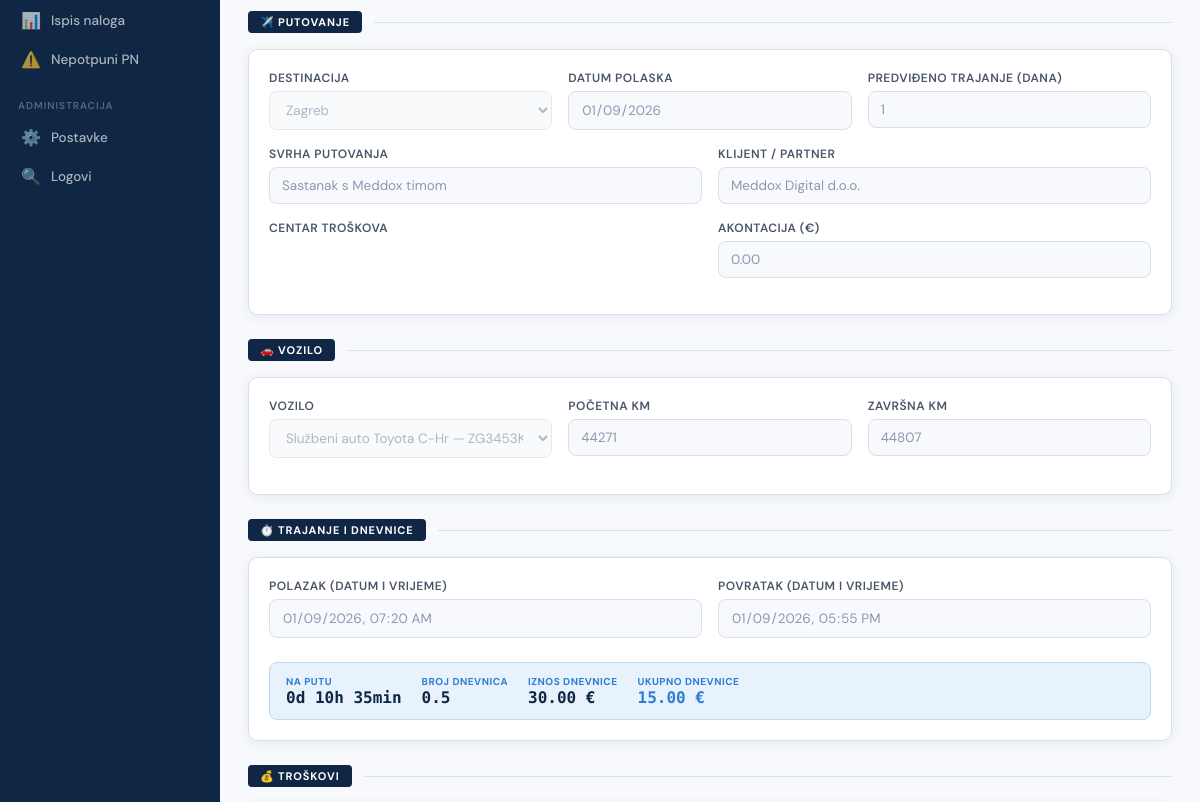
Before: /orders/8/edit (signed in, middle part) with the older database file.
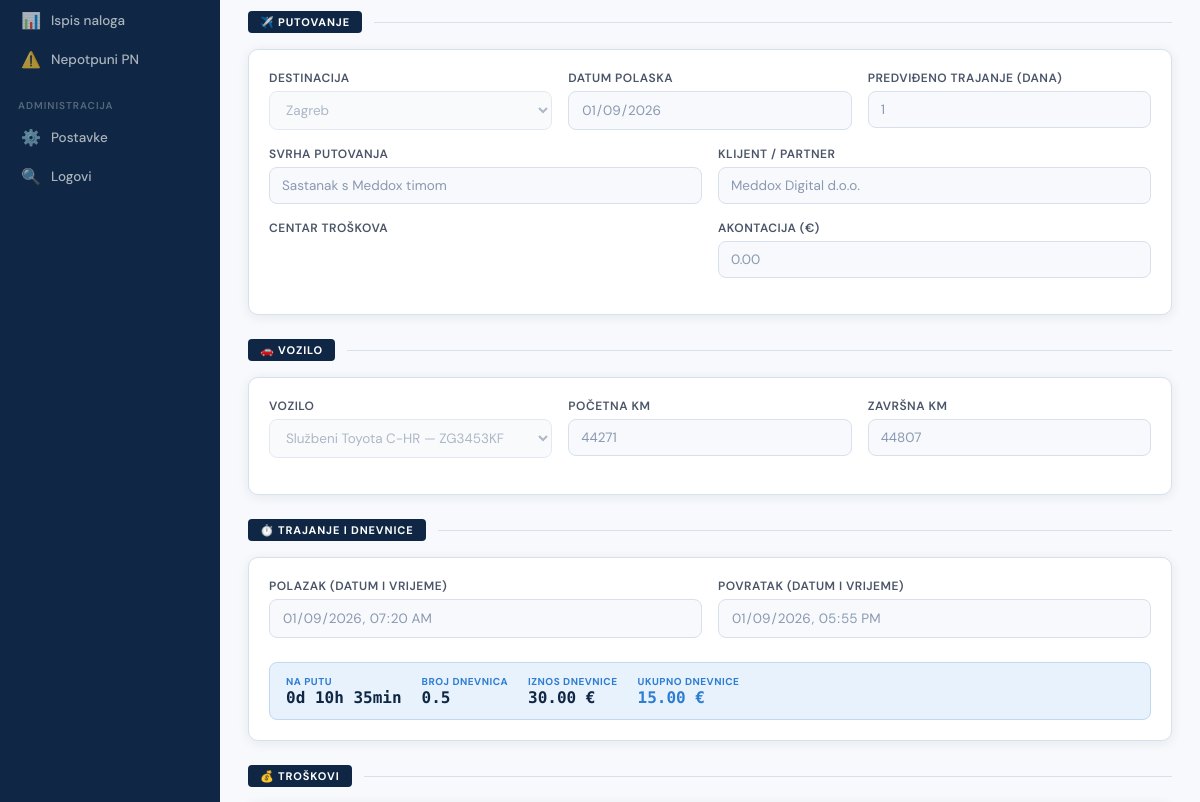
After: the same page with the newer database file.
### tables this page shows
CREATE TABLE travel_orders (
            id INTEGER PRIMARY KEY AUTOINCREMENT,
            auto_id TEXT UNIQUE NOT NULL,
            status TEXT DEFAULT 'draft',
            issue_date TEXT,
            employee_id INTEGER,
            destination TEXT,
            purpose TEXT,
            client_info TEXT,
            expected_duration TEXT,
            departure_date TEXT,
            vehicle_id INTEGER,
            start_km INTEGER,
            end_km INTEGER,
            trip_start_datetime TEXT,
            trip_end_datetime TEXT,
            trip_duration_days INTEGER DEFAULT 0,
            trip_duration_hours INTEGER DEFAULT 0,
            trip_duration_minutes INTEGER DEFAULT 0,
            daily_allowance_count REAL DEFAULT 0,
            daily_allowance_rate REAL DEFAULT 0,
            daily_allowance_total REAL DEFAULT 0,
            advance_payment REAL DEFAULT 0,
            total_expenses REAL DEFAULT 0,
            total_amount REAL DEFAULT 0,
            payout_amount REAL DEFAULT 0,
            report_text TEXT,
            place_of_report TEXT,
            approved_by_id INTEGER,
            validator_id INTEGER,
            cost_center_id INTEGER,
            created_at TIMESTAMP DEFAULT CURRENT_TIMESTAMP,
            updated_at TIMESTAMP DEFAULT CURRENT_TIMESTAMP
        , pdf_path TEXT, is_deleted INTEGER DEFAULT 0, deleted_at TIMESTAMP, is_paid INTEGER DEFAULT 0, paid_at DATE);

CREATE TABLE vehicles (
            id INTEGER PRIMARY KEY AUTOINCREMENT,
            name TEXT NOT NULL,
            reg_plate TEXT,
            is_default INTEGER DEFAULT 0,
            created_at TIMESTAMP DEFAULT CURRENT_TIMESTAMP
        , vehicle_type TEXT DEFAULT 'pool', assigned_employee_id INTEGER DEFAULT NULL, home_address TEXT DEFAULT NULL, home_city TEXT DEFAULT NULL);

CREATE TABLE destinations (
            id INTEGER PRIMARY KEY AUTOINCREMENT,
            name TEXT NOT NULL,
            is_default INTEGER DEFAULT 0,
            created_at TIMESTAMP DEFAULT CURRENT_TIMESTAMP
        , is_place_of_report INTEGER DEFAULT 0);

### app.py (the view)
@app.route('/orders/<int:order_id>/edit')
@require_perm('can_view_orders')
def edit_order(order_id):
    conn = get_db()
    order = conn.execute("SELECT * FROM travel_orders WHERE id=?", (order_id,)).fetchone()
    if not order:
        return redirect(url_for('orders_list'))
    expenses = conn.execute("SELECT * FROM expenses WHERE travel_order_id=? ORDER BY sort_order", (order_id,)).fetchall()
    employees = conn.execute("SELECT * FROM employees ORDER BY name").fetchall()
    vehicles = conn.execute("SELECT * FROM vehicles ORDER BY name").fetchall()
    destinations = conn.execute("SELECT * FROM destinations ORDER BY name").fetchall()
    categories = conn.execute("SELECT * FROM expense_categories ORDER BY name").fetchall()
    templates = conn.execute("SELECT * FROM report_templates ORDER BY name").fetchall()
    rate_row = conn.execute("SELECT value FROM settings WHERE key='daily_allowance_rate'").fetchone()
    rate = float(rate_row['value']) if rate_row else 30.0
    validators = conn.execute("SELECT * FROM employees WHERE is_validator=1").fetchall()
    directors = conn.execute("SELECT * FROM employees WHERE is_direktor=1").fetchall()
    clients_list = conn.execute("SELECT * FROM clients ORDER BY name").fetchall()
    default_place = conn.execute("SELECT name FROM destinations WHERE is_place_of_report=1 LIMIT 1").fetchone()
    conn.close()
    today = date.today().strftime('%Y-%m-%d')
    is_deleted = bool(order['is_deleted'])
    return render_template('form.html',
        auto_id=order['auto_id'], today=today,
        employees=rows_to_dicts(employees),
        vehicles=rows_to_dicts(vehicles),
        destinations=rows_to_dicts(destinations),
        categories=rows_to_dicts(categories),
        templates=rows_to_dicts(templates),
        clients=rows_to_dicts(clients_list),
        rate=rate,
        default_employee=None, default_vehicle=None, default_destination=None,
        default_place=default_place['name'] if default_place else 'Zagreb',
        validators=rows_to_dicts(validators),
        directors=rows_to_dicts(directors),
        order=dict(order), expenses=rows_to_dicts(expenses),
        is_deleted=is_deleted)

### app.py (called while the page is built, shortened)
def decode_token(token):
    try:
        return pyjwt.decode(token, JWT_SECRET, algorithms=['HS256'])
    except:
        return None

def get_current_user():
    token = request.cookies.get('auth_token')
    if not token:
        return None
    return decode_token(token)

def require_perm(perm):
    def decorator(f):
        @wraps(f)
        def decorated(*args, **kwargs):
            user = get_current_user()
            if not user:
                return redirect('/login')
            if user.get('is_admin') or user.get(perm):
                return f(*args, **kwargs)
            return render_template('403.html', user=user), 403
        return decorated
    return decorator

@app.context_processor
def inject_current_user():
    user = get_current_user()
    return {'current_user': user or {}}

def get_db():
    conn = sqlite3.connect(DB_PATH)
    conn.row_factory = sqlite3.Row
    conn.execute("PRAGMA foreign_keys = ON")
    return conn

def rows_to_dicts(rows):
    return [dict(r) for r in rows] if rows else []

### templates/form.html (shortened to what the changed rows need)
{% extends "base.html" %}
{% set active = 'new' if not order else 'orders' %}
{% block content %}
<form id="order-form">
<div class="card" style="margin-bottom:16px;">
  <div class="card-body">
    <div class="form-row form-row-3" style="margin-bottom:0;">
      <div class="form-group">
        <label class="form-label" data-hr="Destinacija" data-en="Destination">Destinacija</label>
        <select class="form-control" id="destination">
          {% for d in destinations %}
          <option value="{{ d.name }}"
            {% if order and order.destination == d.name %}selected
            {% elif not order and default_destination and default_destination.name == d.name %}selected
            {% endif %}>{{ d.name }}</option>
          {% endfor %}
        </select>
      </div>
      <div class="form-group">
        <label class="form-label" data-hr="Datum polaska" data-en="Departure date">Datum polaska</label>
        <input type="date" class="form-control" id="departure_date"
               value="{{ order.departure_date if order else today }}">
      </div>
      <div class="form-group">
        <label class="form-label" data-hr="Predviđeno trajanje (dana)" data-en="Expected duration (days)">Predviđeno trajanje (dana)</label>
        <input type="number" class="form-control" id="expected_duration" min="1"
               value="{{ order.expected_duration if order else '1' }}"
               placeholder="auto">
      </div>
    </div>
    <div class="form-row form-row-2">
      <div class="form-group">
        <label class="form-label" data-hr="Svrha putovanja" data-en="Purpose of trip">Svrha putovanja</label>
        <input type="text" class="form-control" id="purpose"
               value="{{ order.purpose if order else '' }}"
               placeholder="npr. Sastanak s klijentom">
      </div>
      <div class="form-group">
        <label class="form-label" data-hr="Klijent / Partner" data-en="Client / Partner">Klijent / Partner</label>
        <input type="text" class="form-control" id="client_info"
               list="client_list"
               value="{{ order.client_info if order else '' }}"
               placeholder="Upišite ili odaberite klijenta">
      </div>
    </div>
    <div class="form-row form-row-2">
      <div class="form-group">
        <label class="form-label" data-hr="Akontacija (€)" data-en="Advance payment (€)">Akontacija (€)</label>
        <input type="number" class="form-control" id="advance_payment" step="0.01" min="0"
               value="{{ '%.2f'|format(order.advance_payment) if order else '0.00' }}"
               onchange="updateTotals()">
      </div>
    </div>
  </div>
</div>
<div class="card" style="margin-bottom:16px;">
  <div class="card-body">
    <div class="form-row form-row-3">
      <div class="form-group">
        <label class="form-label" data-hr="Vozilo" data-en="Vehicle">Vozilo</label>
        <select class="form-control" id="vehicle_id">
          {% for v in vehicles %}
          <option value="{{ v.id }}"
            {% if order and order.vehicle_id == v.id %}selected
            {% elif not order and default_vehicle and default_vehicle.id == v.id %}selected
            {% endif %}>{{ v.name }} — {{ v.reg_plate }}</option>
          {% endfor %}
        </select>
      </div>
      <div class="form-group">
        <label class="form-label" data-hr="Početna km" data-en="Start km">Početna km</label>
        <input type="number" class="form-control" id="start_km"
               value="{{ order.start_km if order and order.start_km else '' }}" placeholder="npr. 45000">
      </div>
      <div class="form-group">
        <label class="form-label" data-hr="Završna km" data-en="End km">Završna km</label>
        <input type="number" class="form-control" id="end_km"
               value="{{ order.end_km if order and order.end_km else '' }}" placeholder="npr. 45600">
      </div>
    </div>
  </div>
</div>
<div class="card" style="margin-bottom:16px;">
  <div class="card-body">
    <div class="form-row form-row-2">
      <div class="form-group">
        <label class="form-label" data-hr="Polazak (datum i vrijeme)" data-en="Departure (date & time)">Polazak (datum i vrijeme)</label>
        <input type="datetime-local" class="form-control" id="trip_start_datetime"
               value="{{ order.trip_start_datetime[:16] if order and order.trip_start_datetime else '' }}"
               onchange="calcDnevnice()">
      </div>
      <div class="form-group">
        <label class="form-label" data-hr="Povratak (datum i vrijeme)" data-en="Return (date & time)">Povratak (datum i vrijeme)</label>
        <input type="datetime-local" class="form-control" id="trip_end_datetime"
               value="{{ order.trip_end_datetime[:16] if order and order.trip_end_datetime else '' }}"
               onchange="calcDnevnice()">
      </div>
    </div>
  </div>
</div>
</form>
{% endblock %}

Changed rows visible on the page:
changed through a linked row, travel_orders "Sastanak s Meddox timom": vehicle.name "Službeni auto Toyota C-Hr — ZG3453KF" → "Službeni Toyota C-HR — ZG3453KF"
